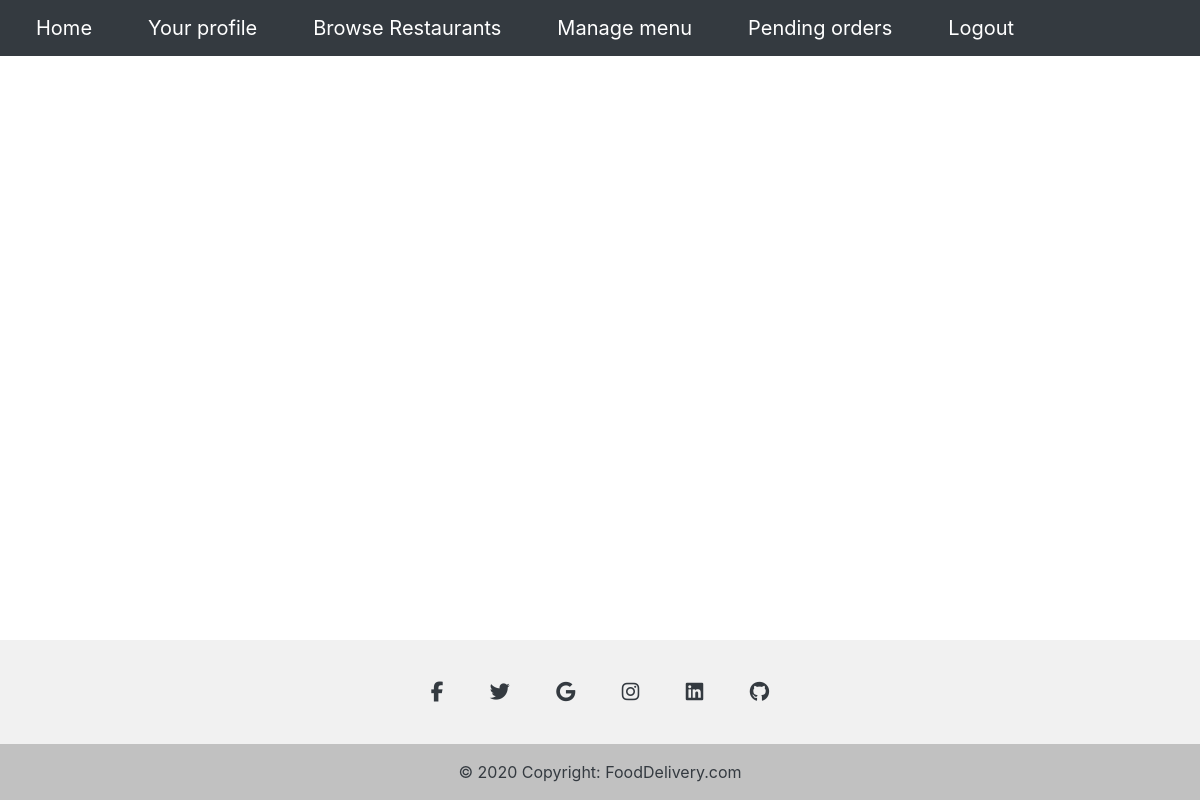
Before: /orderExecution/pendingOrders/ (signed in) with the older database file.
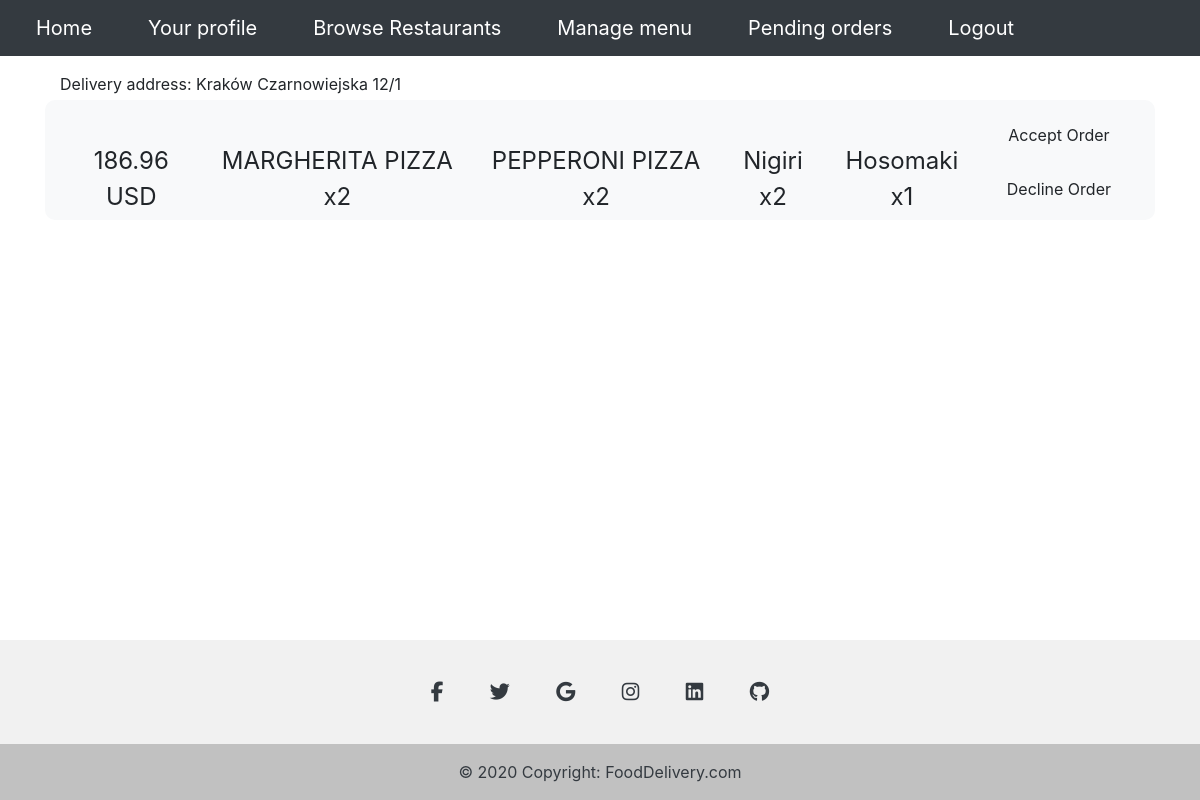
After: the same page with the newer database file.
### OrderExecution/models.py (models this page shows)
class Order(models.Model):
    price = models.FloatField(default=0)
    status = models.CharField(max_length=50,choices = Status.choices)
    customer = models.ForeignKey(Customers, on_delete= models.CASCADE)
    restaurant = models.ForeignKey(Restaurants, on_delete = models.CASCADE)
    deliverer = models.ForeignKey(Deliverers, on_delete = models.CASCADE, null=True)
    restaurant_rating = models.IntegerField(default = 0)
    deliverer_rating = models.IntegerField(default = 0)
    date = models.DateTimeField()

class OrderDetails(models.Model):
    order = models.ForeignKey(Order, on_delete=models.CASCADE)
    dish = models.ForeignKey(Dish,on_delete = models.CASCADE)
    quantity = models.IntegerField()

### Users/models.py (models this page shows)
class Customers(models.Model):
    user = models.ForeignKey(User, on_delete=models.CASCADE)
    first_name = models.CharField(max_length=50)
    last_name = models.CharField(max_length=50)
    address = models.ForeignKey(Address, on_delete=models.CASCADE)
    phone_number = models.CharField(max_length=9)

class Address(models.Model):
    city = models.CharField(max_length=50)
    street = models.CharField(max_length=100)
    building_number = models.IntegerField()
    flat_number = models.IntegerField(blank=True)

### OrderManagement/models.py (models this page shows)
class Dish(models.Model):
    name = models.CharField(max_length=50)
    price = models.FloatField()
    description = models.CharField(max_length = 500)
    image = models.ImageField(upload_to='images/')

### OrderExecution/views.py (the view)
# urls.py: path("pendingOrders/",OrderExecution_views.pending_orders,name="pendingOrders"),
def pending_orders(request):
        restaurant = Restaurants.objects.filter(user = request.user).first()
        if restaurant:
                pending_orders = Order.objects.filter(restaurant= restaurant,status = Status.PENDING_RESTAURANT)
                order_details = OrderDetails.objects.filter(order__in = pending_orders)
                args = {"orders":pending_orders,"details":order_details,"accepted":True}
        else:
                args = {"accepted":False}
        return render(request,"OrderExecution/pendingOrders.html",args)

### OrderExecution/templates/OrderExecution/pendingOrders.html (shortened to what this page needs)
{% extends "Home/base.html"%}
{% block content %}
{% if accepted is True %}
<div class="container mx-auto text-center mt-3">
    {% for order in orders %}
    <div class ="container mt-1 text-left">Delivery address: {{order.customer.address.city}}
                                       {{order.customer.address.street}}
                                       {{order.customer.address.building_number}}/{{order.customer.address.flat_number}}
    </div>
        <div class="container mt-1 bg-light d-inline-flex text-center" style="height: 120px; border-radius: 10px;">
            <div class="p-2" style="margin-top: 35px; font-size: 24px;">
                {{order.price}} USD
            </div>
            {% for detail in details%}
                {% if detail.order == order %}
                <div class="p-2" style="margin-top: 35px; font-size: 24px;">
                    {{detail.dish.name}} x{{detail.quantity}}
                </div>
                {% endif %}
            {% endfor %}
            <div class="ml-auto p-2">
                <form class="p-2" action = "{% url 'acceptOrderR' %}" method ="POST">
                    <input type = "submit" class = "btn" value = "Accept Order">
                </form>
                <form class="p-2" action = "{% url 'declineOrderR' %}" method ="POST">
                    <input type = "submit" class = "btn" value = "Decline Order">
                </form>
            </div>
        </div>
{% endfor %}
</div>
{% endif %}
{% endblock content %}

Changed rows visible on the page:
added Order: customer.address.city "Kraków", customer.address.street "Czarnowiejska", customer.address.building_number "12", customer.address.flat_number "1", price "186.96"
added OrderDetails: dish.name "MARGHERITA PIZZA", quantity "2"
added OrderDetails: dish.name "PEPPERONI PIZZA", quantity "2"
added OrderDetails: dish.name "Nigiri", quantity "2"
added OrderDetails: dish.name "Hosomaki", quantity "1"
